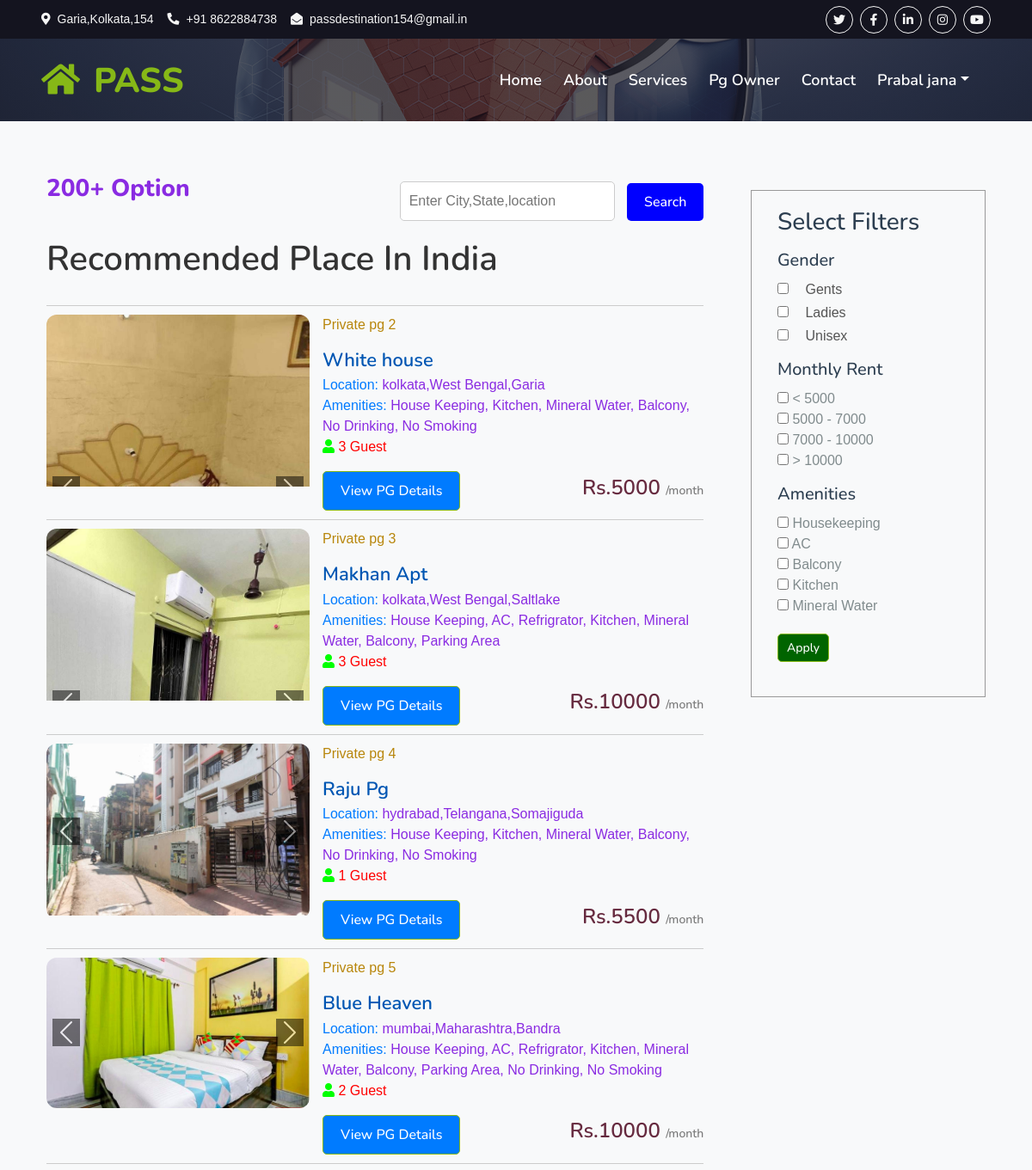
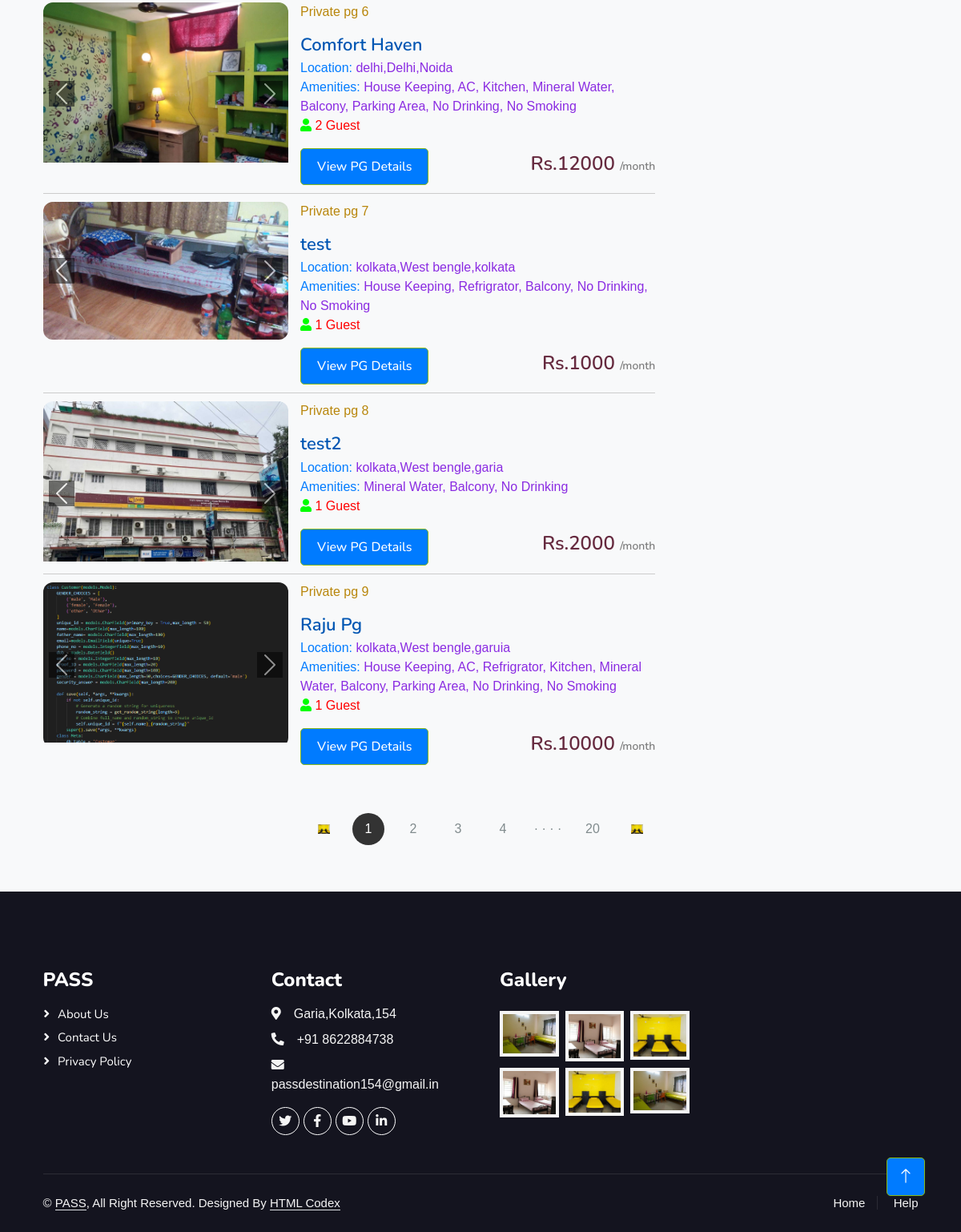
Page /listing (signed in) on the committed database (2 pictures, top to bottom).
### pg/models.py (models this page shows, shortened)
class Customer(models.Model):
    GENDER_CHOICES = [
        ('male', 'Male'),
        ('female', 'Female'),
        ('other', 'Other'),
    ]
    unique_id = models.CharField(primary_key = True,max_length = 50)
    name=models.CharField(max_length=100)
    father_name= models.CharField(max_length=100)
    email=models.EmailField(unique=True)
    phone_no = models.IntegerField(max_length=10)
    dob = models.DateField()
    emg_no = models.IntegerField(max_length=10)
    proof_ID = models.CharField(max_length=20)
    password = models.CharField(max_length=100)
    gender = models.CharField(max_length=30,choices=GENDER_CHOICES, default='male')
    security_answer = models.CharField(max_length=200)
    class Meta:
        db_table = 'Customer'

class PG(models.Model):
    pgname = models.CharField(max_length=100)
    gender = models.CharField(max_length=100, choices=[
        ('male', 'Male'),
        ('female', 'Female'),
        ('other', 'Other'),
    ])
    pname = models.CharField(max_length=100)# pg name
    email = models.EmailField()
    phone_no = models.CharField(max_length=10)
    pg_rg_no = models.CharField(max_length=10,unique=True)  #p owner uniq id
    pro_address = models.CharField(max_length=1000) #land mark
    description = models.TextField()
    rent = models.CharField(max_length=50)
    property_image1 = models.ImageField(upload_to='property_images/',blank=True, null=True)
    property_image2 = models.ImageField(upload_to='property_images/',blank=True, null=True)
    property_image3 = models.ImageField(upload_to='property_images/',blank=True, null=True)
    state = models.CharField(max_length=50)
    city = models.CharField(max_length=50)
    location = models.CharField(max_length=50)
    no_of_beds = models.CharField(max_length=1)
    amenities = models.CharField(max_length=2000)
    def __str__(self):
        return self.pgname
    class Meta:
        db_table="PG"

### pg/views.py (the view)
# urls.py: path('listing',views.listing),
def listing(request):
    pg_listings = PG.objects.all()
    booking = BookDetails.objects.all()
    booked_pg_ids = [booking_item.pgid for booking_item in booking]
    available_pg_listings = pg_listings.exclude(id__in=booked_pg_ids)
    print("booked_pg_ids:", booked_pg_ids)
    print("available_pg_listings:", available_pg_listings)
    context = {
        'pg_listings': available_pg_listings,
    }
    return render(request, 'listing.html', context)

### pg/templates/listing.html (shortened to what this page needs)
{% extends 'base.html' %}
{% load static %}
{% block div %}
   <a href="home" class="nav-item nav-link">Home</a>
    <a href="about" class="nav-item nav-link">About</a>
    <a href="service" class="nav-item nav-link">Services</a>
    <a href="pgowner_login" class="nav-item nav-link">Pg Owner</a>
    <a href="contact" class="nav-item nav-link">Contact</a>
{% endblock div %}
{% block hero %}
<div class="container-fluid bg-primary py-5  hero-header">
</div>
{% endblock hero %}
{% block body %}
<div class="container">
    <div class="list-container">
        <div class="left-col">
          <div class="options-bar">
            <h3 style="color: blueviolet;">200+ Option</h3>
            <div class="search-bar" style="color: #00ff00;">
                <form action="pg_search" method="GET">
                    <input type="text" name="search" id="search" placeholder="Enter City,State,location">
                    <button type="submit" class="btn btn-primary">Search</button>
                </form>
            </div>
          </div>
            <h1>Recommended Place In India</h1>
      <div id="pgListings">
        {% if pg_listings %}
        {% for pg in pg_listings %}
            <div class="house">
                <div class="house-img">
                    <div id="carouselExampleControls{{pg.id}}" class="carousel slide" data-bs-ride="carousel">
                        <div class="carousel-inner" data-bs-interval="200">
                          <div class="carousel-item active">
                            <img src="{{ pg.property_image1.url }}" class="d-block w-100" alt="...">
                          </div>
                        </div>
                        <button class="carousel-control-prev" type="button" data-bs-target="#carouselExampleControls{{pg.id}}" data-bs-slide="prev">
                          <span class="carousel-control-prev-icon" aria-hidden="true"></span>
                        </button>
                        <button class="carousel-control-next" type="button" data-bs-target="#carouselExampleControls{{pg.id}}" data-bs-slide="next">
                          <span class="carousel-control-next-icon" aria-hidden="true"></span>
                        </button>
                      </div>
                </div>
                <div class="house-info">
                  <p style="color: darkgoldenrod;">Private pg {{pg.id}}</p>
                  <h3 style="color: #0056b3;">{{ pg.pgname }}</h3>
                  <p  style="color: #007bff; padding: 0%; margin: 0%;">Location: <span style="color: blueviolet; padding: 0%;margin: 0%;">{{ pg.city}},{{ pg.state}},{{pg.location}}</span></p>
                  <p  style="color: #007bff; padding: 0%; margin: 0%;">Amenities: <span style="color: blueviolet; padding: 0%;margin: 0%;">{{ pg.amenities}}</span></p>
                  <div class="guest-info">
                    <p><i class="fas fa-user"></i> {{ pg.no_of_beds }} Guest</p>
                  </div>
                  <div class="price-info">
                      <div class="price-button">
                          <a href="show_pg/{{pg.id}}"  class="btn btn-primary">View PG Details</a>
                          <h4>Rs.{{ pg.rent }} <span>/month</span></h4>
                      </div>
                  </div>
                </div>
            </div>
            {% endfor %}
            {% else %}
            <h4 style="color: #777;">No results found.</h4>
             {% endif %}
          </div>
        </div>
        <div class="right-col">
            <div class="sidebar">
                <h3>Select Filters</h3>
                <h5 style="font-weight: 500; margin: 15px 0 10px;">Gender</h5>
                <div class="filter">
                  <label><input type="checkbox"  id="gentsFilter"> Gents</label>
                </div>
                <div class="filter">
                   <label><input type="checkbox" id="ladiesFilter"> Ladies</label>
                </div>
                <div class="filter">
                   <label><input type="checkbox" id="unisexFilter"> Unisex</label>
                </div>
                <h5 style="font-weight: 500; margin: 15px 0 10px;">Monthly Rent</h5>
                <div class="filter-checkbox">
                  <label><input type="checkbox" id="rentUnder5000" data-min="0" data-max="5000"> < 5000</label>
              </div>
              <div class="filter-checkbox">
                  <label><input type="checkbox" id="rent5000to7000" data-min="5000" data-max="7000"> 5000 - 7000</label>
              </div>
              <div class="filter-checkbox">
                  <label><input type="checkbox" id="rent7000to10000" data-min="7000" data-max="10000"> 7000 - 10000</label>
              </div>
              <div class="filter-checkbox">
                  <label><input type="checkbox" id="rentOver10000" data-min="10000" data-max="Infinity"> > 10000</label>
              </div>
                 <h5 style="font-weight: 500; margin: 15px 0 10px;">Amenities</h5>
                 <div class="filter-checkbox">
                     <label><input type="checkbox" id="housekeepingFilter"> Housekeeping</label>
                 </div>
                 <div class="filter-checkbox">
                     <label><input type="checkbox" id="acFilter"> AC</label>
                 </div>
                 <div class="filter-checkbox">
                     <label><input type="checkbox" id="balconyFilter"> Balcony</label>
                 </div>
                 <div class="filter-checkbox">
                     <label><input type="checkbox" id="kitchenFilter"> Kitchen</label>
                 </div>
                 <div class="filter-checkbox">
                     <label><input type="checkbox" id="mineralWaterFilter"> Mineral Water</label>
                 </div>
                <div class="sidebar-link" style="text-align: left;">
                  <button type="button" id="applyFilters" class="btn btn-primary" style="background-color: darkgreen; color: #FFFFFF; padding: 5px 10px; font-size: 14px;">Apply</button>
              </div>
            </div>
        </div>
    </div>
    <div class="pagination">
        <img src="{% static 'img/package-3.jpg' %}" alt="">
        <span class="current">1</span>
        <span>2</span>
        <span>3</span>
        <span>4</span>
        <span>&middot &middot &middot &middot</span>
        <span>20</span>
        <img src="{% static 'img/package-3.jpg' %}" alt="">
    </div>
</div>
{% endblock body %}

### pg/templates/base.html (shortened to what this page needs)
<!DOCTYPE html>
{% load static %}
<html lang="en">
<head>
    <link href="https://cdnjs.cloudflare.com/ajax/libs/font-awesome/5.10.0/css/all.min.css" rel="stylesheet">
    <link href="https://cdn.jsdelivr.net/npm/bootstrap-icons@1.4.1/font/bootstrap-icons.css" rel="stylesheet">
    <link href="{% static 'lib/animate/animate.min.css' %}" rel="stylesheet">
    <link href="{% static 'lib/owlcarousel/assets/owl.carousel.min.css' %}" rel="stylesheet">
    <link href="{% static  'lib/tempusdominus/css/tempusdominus-bootstrap-4.min.css' %}" rel="stylesheet" />
    <link href="{% static 'css/bootstrap.min.css' %}" rel="stylesheet">
    <link href="{% static 'css/style.css' %}" rel="stylesheet">
</head>
<body>
    <div class="container-fluid bg-dark px-5 d-none d-lg-block">
        <div class="row gx-0">
            <div class="col-lg-8 text-center text-lg-start mb-2 mb-lg-0">
                <div class="d-inline-flex align-items-center" style="height: 45px;">
                    <small class="me-3 text-light"><i class="fa fa-map-marker-alt me-2"></i>Garia,Kolkata,154</small>
                    <small class="me-3 text-light"><i class="fa fa-phone-alt me-2"></i>+91 8622884738</small>
                    <small class="text-light"><i
                            class="fa fa-envelope-open me-2"></i>passdestination154@gmail.in</small>
                </div>
            </div>
            <div class="col-lg-4 text-center text-lg-end">
                <div class="d-inline-flex align-items-center" style="height: 45px;">
                    <a class="btn btn-sm btn-outline-light btn-sm-square rounded-circle me-2" href=""><i
                            class="fab fa-twitter fw-normal"></i></a>
                    <a class="btn btn-sm btn-outline-light btn-sm-square rounded-circle me-2" href=""><i
                            class="fab fa-facebook-f fw-normal"></i></a>
                    <a class="btn btn-sm btn-outline-light btn-sm-square rounded-circle me-2" href=""><i
                            class="fab fa-linkedin-in fw-normal"></i></a>
                    <a class="btn btn-sm btn-outline-light btn-sm-square rounded-circle me-2" href=""><i
                            class="fab fa-instagram fw-normal"></i></a>
                    <a class="btn btn-sm btn-outline-light btn-sm-square rounded-circle" href=""><i
                            class="fab fa-youtube fw-normal"></i></a>
                </div>
            </div>
        </div>
    </div>
    <div class="container-fluid position-relative p-0">
        <nav class="navbar navbar-expand-lg navbar-light px-4 px-lg-5 py-3 py-lg-0">
            <a href="" class="navbar-brand p-0">
                <h1 class="text-primary m-0"><i class="fa fa-home me-3"></i>PASS</h1>
            </a>
            <div class="collapse navbar-collapse" id="navbarCollapse">
                <div class="navbar-nav ms-auto py-0">
                    {% block div %}
                    {% endblock div %}
                    {% if username != "Unknown" %}
                    <div class="nav-item dropdown">
                        <a href="#" class="nav-link dropdown-toggle" data-bs-toggle="dropdown">{{ username.name}}</a>
                    </div>
                </div>
                {% else  %}
               </div>
                <a href="/ulogin" class="btn btn-primary rounded-pill py-2 px-4">Login/Sign up(user)</a>
                {% endif %}
            </div>
        </nav>
        {% block hero %}
        {% endblock hero %}
    </div>
   {% block body %}
   {% endblock body %}
    <div class="container-fluid bg-dark text-light footer pt-5 mt-5 wow fadeIn" data-wow-delay="0.1s">
        <div class="container py-5">
            <div class="row g-5">
                <div class="col-lg-3 col-md-6">
                    <h4 class="text-white mb-3">PASS</h4>
                    <a class="btn btn-link" href="/about">About Us</a>
                    <a class="btn btn-link" href="/contact">Contact Us</a>
                    <a class="btn btn-link" href="">Privacy Policy</a>
                </div>
                <div class="col-lg-3 col-md-6">
                    <h4 class="text-white mb-3">Contact</h4>
                    <p class="mb-2"><i class="fa fa-map-marker-alt me-3"></i>Garia,Kolkata,154</p>
                    <p class="mb-2"><i class="fa fa-phone-alt me-3"></i>+91 8622884738</p>
                    <p class="mb-2"><i class="fa fa-envelope me-3"></i>passdestination154@gmail.in</p>
                    <div class="d-flex pt-2">
                        <a class="btn btn-outline-light btn-social" href=""><i class="fab fa-twitter"></i></a>
                        <a class="btn btn-outline-light btn-social" href=""><i class="fab fa-facebook-f"></i></a>
                        <a class="btn btn-outline-light btn-social" href=""><i class="fab fa-youtube"></i></a>
                        <a class="btn btn-outline-light btn-social" href=""><i class="fab fa-linkedin-in"></i></a>
                    </div>
                </div>
                <div class="col-lg-3 col-md-6">
                    <h4 class="text-white mb-3">Gallery</h4>
                    <div class="row g-2 pt-2">
                        <div class="col-4">
                            <img class="img-fluid bg-light p-1" src="{% static 'img/package-1.jpg' %}" alt="">
                        </div>
                        <div class="col-4">
                            <img class="img-fluid bg-light p-1" src="{% static 'img/package-2.jpg' %}" alt="">
                        </div>
                        <div class="col-4">
                            <img class="img-fluid bg-light p-1" src="{% static 'img/package-3.jpg' %}" alt="">
                        </div>
                        <div class="col-4">
                            <img class="img-fluid bg-light p-1" src="{% static 'img/package-2.jpg' %}" alt="">
                        </div>
                        <div class="col-4">
                            <img class="img-fluid bg-light p-1" src="{% static 'img/package-3.jpg' %}" alt="">
                        </div>
                        <div class="col-4">
                            <img class="img-fluid bg-light p-1" src="{% static 'img/package-1.jpg' %}" alt="">
                        </div>
                    </div>
                </div>
            </div>
        </div>
        <div class="container">
            <div class="copyright">
                <div class="row">
                    <div class="col-md-6 text-center text-md-start mb-3 mb-md-0">
                        &copy; <a class="border-bottom" href="/home">PASS</a>, All Right Reserved.
                        Designed By <a class="border-bottom" href="https://htmlcodex.com">HTML Codex</a>
                    </div>
                    <div class="col-md-6 text-center text-md-end">
                        <div class="footer-menu">
                            <a href="">Home</a>
                            <a href="">Help</a>
                        </div>
                    </div>
                </div>
            </div>
        </div>
    </div>
    <a href="#" class="btn btn-lg btn-primary btn-lg-square back-to-top"><i class="bi bi-arrow-up"></i></a>
</body>
</html>

### rows in the picture
Customer: name "Prabal jana"
PG: property_image1 (picture), id "2", pgname "White house", city "kolkata", state "West Bengal", location "Garia", amenities "House Keeping, Kitchen, Mineral Water, Balcony, No Drinking, No Smoking", no_of_beds "3", rent "5000"
PG: property_image1 (picture), id "3", pgname "Makhan Apt", city "kolkata", state "West Bengal", location "Saltlake", amenities "House Keeping, AC, Refrigrator, Kitchen, Mineral Water, Balcony, Parking Area", no_of_beds "3", rent "10000"
PG: property_image1 (picture), id "4", pgname "Raju Pg", city "hydrabad", state "Telangana", location "Somajiguda", amenities "House Keeping, Kitchen, Mineral Water, Balcony, No Drinking, No Smoking", no_of_beds "1", rent "5500"
PG: property_image1 (picture), id "5", pgname "Blue Heaven", city "mumbai", state "Maharashtra", location "Bandra", amenities "House Keeping, AC, Refrigrator, Kitchen, Mineral Water, Balcony, Parking Area, No Drinking, No Smoking", no_of_beds "2", rent "10000"
PG: property_image1 (picture), id "6", pgname "Comfort Haven", city "delhi", state "Delhi", location "Noida", amenities "House Keeping, AC, Kitchen, Mineral Water, Balcony, Parking Area, No Drinking, No Smoking", no_of_beds "2", rent "12000"
PG: property_image1 (picture), id "7", pgname "test", city "kolkata", state "West bengle", location "kolkata", amenities "House Keeping, Refrigrator, Balcony, No Drinking, No Smoking", no_of_beds "1", rent "1000"
PG: property_image1 (picture), id "8", pgname "test2", city "kolkata", state "West bengle", location "garia", amenities "Mineral Water, Balcony, No Drinking", no_of_beds "1", rent "2000"
PG: property_image1 (picture), id "9", pgname "Raju Pg", city "kolkata", state "West bengle", location "garuia", amenities "House Keeping, AC, Refrigrator, Kitchen, Mineral Water, Balcony, Parking Area, No Drinking, No Smoking", no_of_beds "1", rent "10000"
